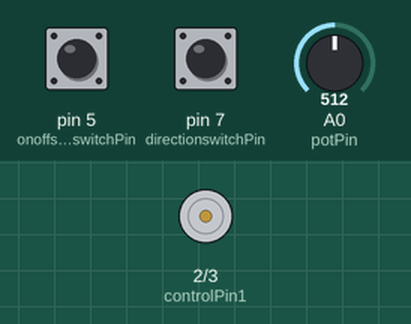
This sketch was run on a simulated Arduino Uno, built with avr-gcc and run on an emulated ATmega328P. Parts: motor-driver pin pairs drawn as motors (green arrow = first pin HIGH = forward, orange = second pin HIGH = backward, longer = more drive, scaled by the enable pin). The inputs (shaded band) are chosen by the test bench; at power-on: pin 7 (directionswitchPin) LOW, pin 5 (onoffswitchstateswitchPin) LOW, A0 (potPin) = 512. What the sketch prints to the serial monitor is not drawn.

Above: at 1.2 s.
1.3 s: pin 7 (directionswitchPin) pulled HIGH for 0.15 s
2.9 s: pin 5 (onoffswitchstateswitchPin) pulled HIGH for 0.15 s
At 3.2 s:
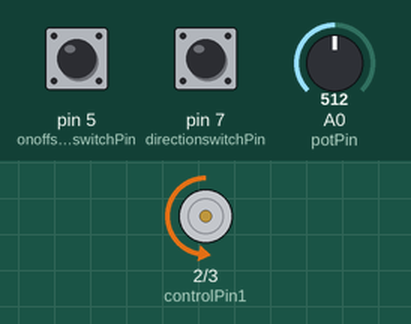
4.5 s: A0 (potPin) set to 716
At 4.8 s:
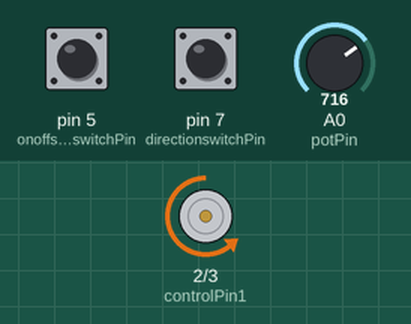
6.0 s: A0 (potPin) set to 900
At 7.2 s:
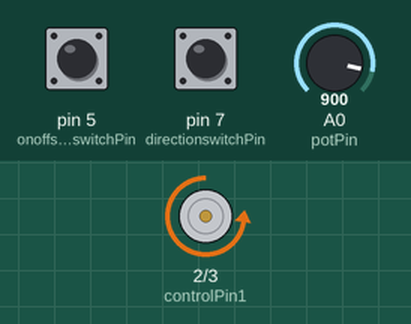
7.5 s: pin 7 (directionswitchPin) pulled HIGH for 1 s
At 8.8 s:
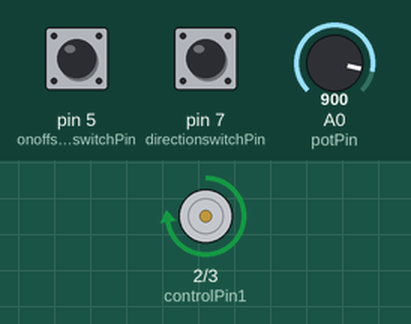
10.0 s: A0 (potPin) set to 511
At 10.3 s:
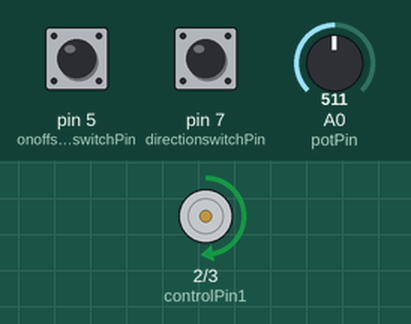
Timing chart, 0 to 12.5 s (numbered marks = the images above; inputs shaded):
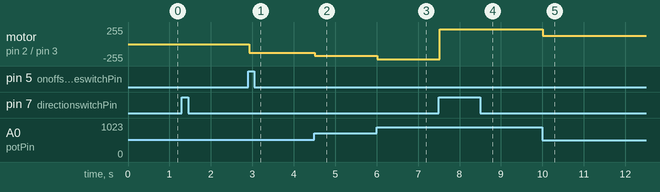

Measured:
- after the input at 2.9 s, motor on pin 2 (controlPin1) / pin 3 (controlPin2): stopped → backward 128/255 at once
- after the input at 4.5 s, motor on pin 2 (controlPin1) / pin 3 (controlPin2): backward 128/255 → backward 179/255 at once
- after the input at 6.0 s, motor on pin 2 (controlPin1) / pin 3 (controlPin2): backward 179/255 → backward 225/255 at once
- after the input at 7.5 s, motor on pin 2 (controlPin1) / pin 3 (controlPin2): backward 225/255 → forward 225/255 at once
- after the input at 10.0 s, motor on pin 2 (controlPin1) / pin 3 (controlPin2): forward 225/255 → forward 127/255 at once

The sketch:

Project10_Zeotrope.ino
```cpp
/*

*/
const int controlPin1 = 2;
const int controlPin2 = 3;
const int enablePin = 9;
const int directionswitchPin = 7;
const int onoffswitchstateswitchPin = 5;
const int potPin = A0;
int onoffswitchstate = 0;
int previousonoffswitchstate = 0;
int directionswitchstate = 0;
int previousdirectionswitchstate = 0;
int motorEnable = 0;
int motorSpeed = 0;
int motorDirection = 1;

void setup() {
    Serial.begin(9600);
    pinMode(directionswitchPin, INPUT);
    pinMode(onoffswitchstateswitchPin, INPUT);
    pinMode(controlPin1, OUTPUT);
    pinMode(controlPin2, OUTPUT);
    pinMode(enablePin, OUTPUT);
    digitalWrite(enablePin, LOW);
}

void loop() {
    onoffswitchstate = digitalRead(onoffswitchstateswitchPin);
    delay(1);
    directionswitchstate = digitalRead(directionswitchPin);
    motorSpeed = analogRead(potPin)/4;

    if(onoffswitchstate != previousonoffswitchstate){
      if(onoffswitchstate == HIGH){
        motorEnable = !motorEnable;
      }
    }
    if(directionswitchstate != previousdirectionswitchstate){
      if(directionswitchstate == HIGH){
        motorDirection = !motorDirection;
      }
    }
    if(motorDirection == 1){
      digitalWrite(controlPin1, HIGH);
      digitalWrite(controlPin2, LOW);
    }
    else{
      digitalWrite(controlPin1, LOW);
      digitalWrite(controlPin2, HIGH);
    }
    if(motorEnable == 1){
      analogWrite(enablePin, motorSpeed);
    }
    else{
      analogWrite(enablePin, 0);
    }
    previousdirectionswitchstate = directionswitchstate;
    previousonoffswitchstate = onoffswitchstate;
    Serial.print("\nDirection SwitchPin: ");
    Serial.print(digitalRead(directionswitchPin));
}
```
